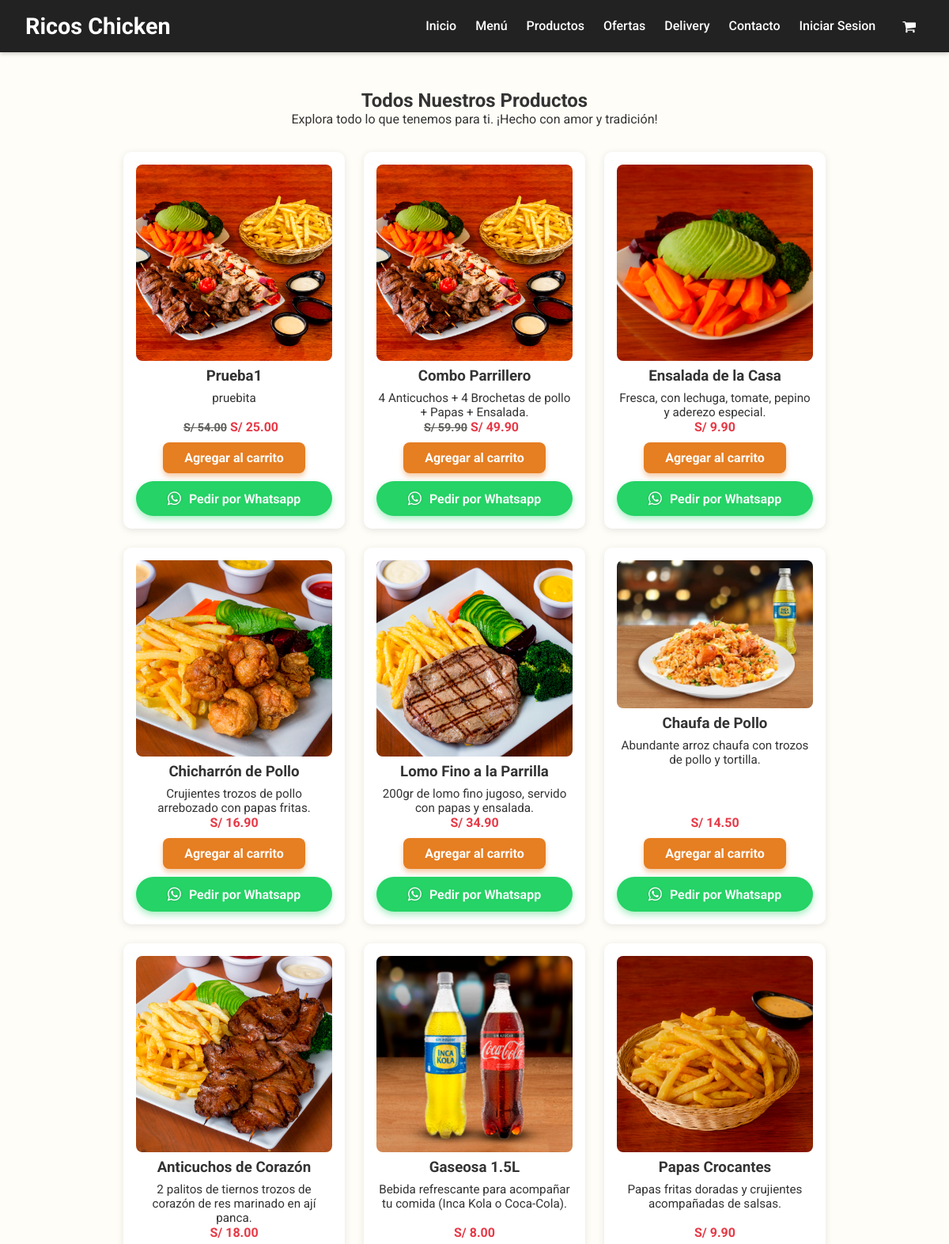
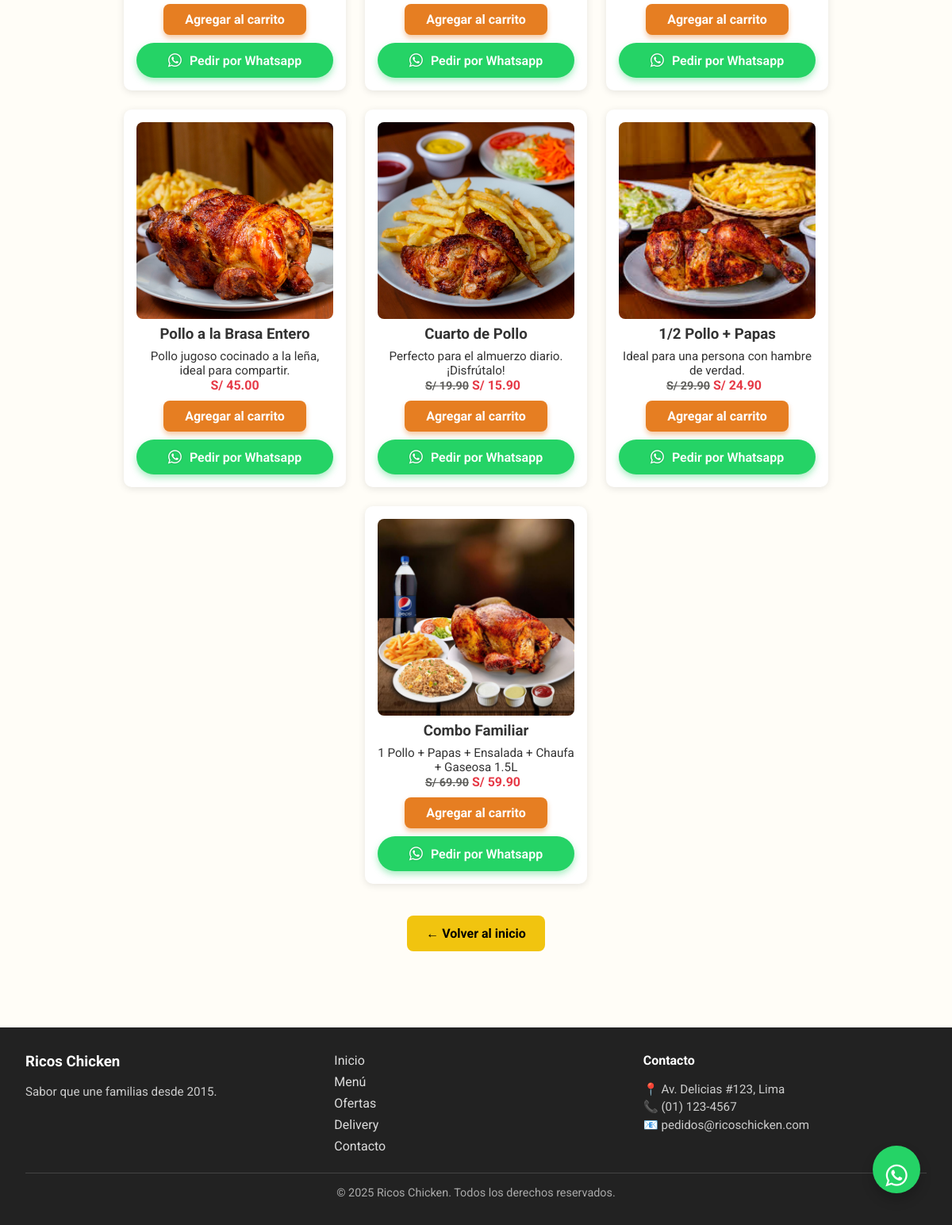
/MiPolleria/producto/index, run on the app's committed database (2 pictures, top to bottom).
### tables this page shows
CREATE TABLE `productos` (
  `id` int(11) NOT NULL,
  `nombre` varchar(100) NOT NULL,
  `descripcion` text NOT NULL,
  `precio` decimal(10,2) NOT NULL,
  `imagen_url` varchar(255) DEFAULT NULL,
  `categoria` varchar(50) NOT NULL,
  `es_oferta` tinyint(1) NOT NULL DEFAULT 0,
  `precio_oferta` decimal(10,2) DEFAULT NULL,
  `es_popular` tinyint(1) NOT NULL DEFAULT 0,
  `activo` tinyint(1) NOT NULL DEFAULT 1
);

### MiPolleria/controllers/ProductoController.php (called while the page is built, shortened)
<?php
require_once 'Controller.php';
class ProductoController extends Controller {
    private $productoModel;
    public function __construct() {
        $this->productoModel = $this->model('Producto');
    }
    public function index() {
        $data = [
            'title' => 'Todos Nuestros Productos',
            'productos' => $this->productoModel->obtenerTodosLosProductos() ?? []
        ];
        $this->view('pages/productos', $data);
    }
}

### MiPolleria/index.php (called while the page is built, shortened)
<?php
require_once 'config/Database.php';
class Core {
    protected $currentMethod = 'index';
    public function __construct() {
        $url = $this->getUrl();
        if (isset($url[0]) && file_exists('controllers/' . ucwords($url[0]) . 'Controller.php')) {
            unset($url[0]);
        }
        $this->currentController = new $this->currentController;
        if (isset($url[1])) {
            if (method_exists($this->currentController, $url[1])) {
                $this->currentMethod = $url[1];
                unset($url[1]);
            }
        }
        $this->params = $url ? array_values($url) : [];
        call_user_func_array([$this->currentController, $this->currentMethod], $this->params);
    }
    public function getUrl() {
        if (isset($_GET['url'])) {
            $url = rtrim($_GET['url'], '/');
            $url = filter_var($url, FILTER_SANITIZE_URL);
            $url = explode('/', $url);
            return $url;
        }
        return [];
    }
}
$init = new Core();
?>

### MiPolleria/models/Producto.php (called while the page is built, shortened)
<?php
class Producto {
    private $db;
    public function __construct() {
        $database = new Database();
        $this->db = $database->connect();
    }
    public function obtenerTodosLosProductos() {
        try {
            $query = $this->db->prepare('SELECT * FROM productos WHERE activo = 1 ORDER BY id DESC');
            $query->execute();
            return $query->fetchAll(PDO::FETCH_OBJ);
        } catch (PDOException $e) { return []; }
    }
}

### MiPolleria/config/Database.php (called while the page is built, shortened)
<?php
class Database {
    private $host = 'localhost';
    private $db_name = 'polleria_db';
    private $username = 'root';
    private $password = '';
    public function connect() {
        $this->conn = null;
        try {
            $dsn = 'mysql:host=' . $this->host . ';dbname=' . $this->db_name . ';charset=utf8';
            $this->conn = new PDO($dsn, $this->username, $this->password);
            $this->conn->setAttribute(PDO::ATTR_ERRMODE, PDO::ERRMODE_EXCEPTION);
        } catch(PDOException $e) {
            echo 'Error de Conexión: ' . $e->getMessage();
        }
        return $this->conn;
    }
}
?>

### MiPolleria/views/pages/productos.php (the view)
<?php
require_once APPROOT . '/views/layouts/header.php';
?>
<section class="productos">
     <div class="container">
        <h1><?php echo htmlspecialchars($data['title']); ?></h1>
        <p>Explora todo lo que tenemos para ti. ¡Hecho con amor y tradición!</p>
        <?php if (!empty($data['productos'])) : ?>
            <div class="cards">
                <?php foreach ($data['productos'] as $producto) : ?>
                    <div class="card">
                        <img src="<?php echo URLROOT; ?>/public/<?php echo htmlspecialchars($producto->imagen_url); ?>" alt="<?php echo htmlspecialchars($producto->nombre); ?>">
                        <h3><?php echo htmlspecialchars($producto->nombre); ?></h3>
                        <p><?php echo htmlspecialchars($producto->descripcion); ?></p>
                        <?php if ($producto->es_oferta && !is_null($producto->precio_oferta)) : ?>
                            <div>
                                <span class="precio-antes">S/ <?php echo number_format($producto->precio, 2); ?></span>
                                <span class="precio-oferta">S/ <?php echo number_format($producto->precio_oferta, 2); ?></span>
                            </div>
                        <?php else : ?>
                            <span>S/ <?php echo number_format($producto->precio, 2); ?></span>
                        <?php endif; ?>
                        <a class="boton-agregar" href="#" data-id="<?php echo $producto->id; ?>">Agregar al carrito</a>
                        <a href="https://wa.me/51924834338?text=Hola, Me interesa el producto: <?php echo urlencode($producto->nombre); ?>" target="_blank" rel="noopener" class="whatsapp-btn">
                            <i class="fa fa-whatsapp"></i> Pedir por Whatsapp
                        </a>
                    </div>
                <?php endforeach; ?>
            </div>
        <?php else : ?>
            <p style="margin-top: 2rem; font-size: 1.2rem;">No hay productos disponibles en este momento.</p>
        <?php endif; ?>
        <a href="<?php echo URLROOT; ?>/" class="volver-btn">← Volver al inicio</a>
    </div>
</section>
<a href="https://wa.me/51924834338?text=Hola, deseo pedir algo" class="float-wa" target="_blank" rel="noopener" title="Contáctanos por WhatsApp">
    <i class="fa fa-whatsapp" style="margin-top:16px;" aria-hidden="true"></i>
</a>
<?php
require_once APPROOT . '/views/layouts/footer.php';
?>

### MiPolleria/public/css/styles.css (style rules this page uses)
* { margin: 0; padding: 0; box-sizing: border-box; }
body { color: #333333; display: flex; flex-direction: column; padding-top: 1px; height: 100%; width: 100%; overflow-x: hidden; font-family: 'Roboto', sans-serif; background-color: #fffdf7; }
a { text-decoration: none; color: inherit; }
section { padding: 3rem 2rem; text-align: center; }
.cards { display: flex; flex-wrap: wrap; gap: 1.5rem; justify-content: center; margin-top: 2rem; max-width: 1200px; margin-left: auto; margin-right: auto; }
.card { background: white; border-radius: 10px; padding: 1rem; box-shadow: 0 2px 10px rgba(0,0,0,0.1); width: 280px; display: flex; flex-direction: column; }
.card h3 { margin-bottom: 0.5rem; }
.card p { font-size: 0.95rem; flex-grow: 1; }
.card span { font-weight: bold; color: #e63946; }
.card img { width: 100%; border-radius: 8px; margin-bottom: 0.5rem; }
.precio-antes { text-decoration: line-through; color: #5f5f5c !important; font-size: 0.9rem; }
.precio-oferta { font-weight: bold; color: #e63946; margin-right: 0.5rem; }
.float-wa { position: fixed; width: 60px; height: 60px; bottom: 40px; right: 40px; background-color: #25d366; border-radius: 50%; z-index: 100; box-shadow: 0 8px 15px rgba(0, 0, 0, 0.2); cursor: pointer; transition: all 0.3s ease-in-out; display: flex; justify-content: center; align-items: center; }
.float-wa .fa-whatsapp { color: #FFFFFF; font-size: 32px; margin: 0; }
.boton-agregar, .whatsapp-btn { margin-top: auto; }
.boton-agregar { display: block; width: 100%; max-width: 180px; text-align: center; margin-left: auto; margin-right: auto; background-color: #e67e22; color: white; padding: 10px 16px; border-radius: 8px; font-weight: 700; text-decoration: none; cursor: pointer; box-shadow: 0 4px 6px rgba(230, 126, 34, 0.4); transition: all 0.2s ease-in-out; margin-top: 1rem; }
.volver-btn { display: inline-block; margin-top: 2rem; background-color: #f1c40f; padding: 0.8rem 1.5rem; border-radius: 8px; text-decoration: none; color: black; font-weight: bold; }
.whatsapp-btn { display: block; background-color: #25d366; color: #FFF; padding: 10px 20px; border-radius: 5px; text-align: center; text-decoration: none; font-size: 16px; margin-top: 10px; }

### MiPolleria/public/css/carrito.css (style rules this page uses)
.volver-btn { display: inline-block; margin-top: 2rem; background-color: #f1c40f; padding: 0.8rem 1.5rem; border-radius: 8px; text-decoration: none; color: black; font-weight: bold; transition: background-color 0.2s ease; }

### MiPolleria/public/css/menu.css (style rules this page uses)
*, *::before, *::after { box-sizing: border-box; }
html, body { max-width: 100%; overflow-x: hidden; }
body { margin: 0; font-family: 'Roboto', sans-serif; background-color: #fffdf7; color: #333333; padding-top: 65px; }
.volver-btn { display: inline-block; margin-top: 2.5rem; background-color: #f1c40f; padding: 0.8rem 1.5rem; border-radius: 8px; text-decoration: none; color: black; font-weight: bold; transition: background 0.3s ease; }
.boton-agregar { display: inline-block; width: 100%; max-width: 180px; text-align: center; margin: 10px auto 0 auto; background-color: #e67e22; color: white; padding: 10px 16px; border-radius: 8px; font-weight: 700; text-decoration: none; cursor: pointer; box-shadow: 0 4px 6px rgba(230, 126, 34, 0.4); transition: background-color 0.3s ease, box-shadow 0.3s ease, transform 0.2s ease; -webkit-user-select: none; user-select: none; }
.float-wa { position: fixed; width: 60px; height: 60px; bottom: 40px; right: 40px; background-color: #25d366; border-radius: 50%; z-index: 100; box-shadow: 0 8px 15px rgba(0, 0, 0, 0.2); cursor: pointer; transition: all 0.3s ease-in-out; display: flex; justify-content: center; }
.float-wa .fa-whatsapp { color: #FFFFFF; font-size: 32px; margin: 0; }
.whatsapp-btn { display: inline-flex; align-items: center; justify-content: center; background-color: #25d366; color: #fff; padding: 12px 24px; border-radius: 30px; text-decoration: none; font-size: 16px; font-weight: 600; box-shadow: 0 4px 8px rgba(37, 211, 102, 0.4); transition: background-color 0.3s ease, box-shadow 0.3s ease; margin-top: 10px; cursor: pointer; }
.whatsapp-btn i.fa-whatsapp { font-size: 20px; margin-right: 10px; filter: drop-shadow(0 0 1px rgba(0,0,0,0.2)); }

### data on the page
productos: imagen_url (picture), nombre "Prueba1", descripcion "pruebita", precio "54.00", precio_oferta "25.00"
productos: imagen_url (picture), nombre "Combo Parrillero", descripcion "4 Anticuchos + 4 Brochetas de pollo + Papas + Ensalada.", precio "59.90", precio_oferta "49.90"
productos: imagen_url (picture), nombre "Ensalada de la Casa", descripcion "Fresca, con lechuga, tomate, pepino y aderezo especial.", precio "9.90"
productos: imagen_url (picture), nombre "Chicharrón de Pollo", descripcion "Crujientes trozos de pollo arrebozado con papas fritas.", precio "16.90"
productos: imagen_url (picture), nombre "Lomo Fino a la Parrilla", descripcion "200gr de lomo fino jugoso, servido con papas y ensalada.", precio "34.90"
productos: imagen_url (picture), nombre "Chaufa de Pollo", descripcion "Abundante arroz chaufa con trozos de pollo y tortilla.", precio "14.50"
productos: imagen_url (picture), nombre "Anticuchos de Corazón", descripcion "2 palitos de tiernos trozos de corazón de res marinado en ají panca.", precio "18.00"
productos: imagen_url (picture), nombre "Gaseosa 1.5L", descripcion "Bebida refrescante para acompañar tu comida (Inca Kola o Coca-Cola).", precio "8.00"
productos: imagen_url (picture), nombre "Papas Crocantes", descripcion "Papas fritas doradas y crujientes acompañadas de salsas.", precio "9.90"
productos: imagen_url (picture), nombre "Pollo a la Brasa Entero", descripcion "Pollo jugoso cocinado a la leña, ideal para compartir.", precio "45.00"
productos: imagen_url (picture), nombre "Cuarto de Pollo", descripcion "Perfecto para el almuerzo diario. ¡Disfrútalo!", precio "19.90", precio_oferta "15.90"
productos: imagen_url (picture), nombre "1/2 Pollo + Papas", descripcion "Ideal para una persona con hambre de verdad.", precio "29.90", precio_oferta "24.90"
productos: imagen_url (picture), nombre "Combo Familiar", descripcion "1 Pollo + Papas + Ensalada + Chaufa + Gaseosa 1.5L", precio "69.90", precio_oferta "59.90"

### other printed values
$data['title'] "Todos Nuestros Productos"
